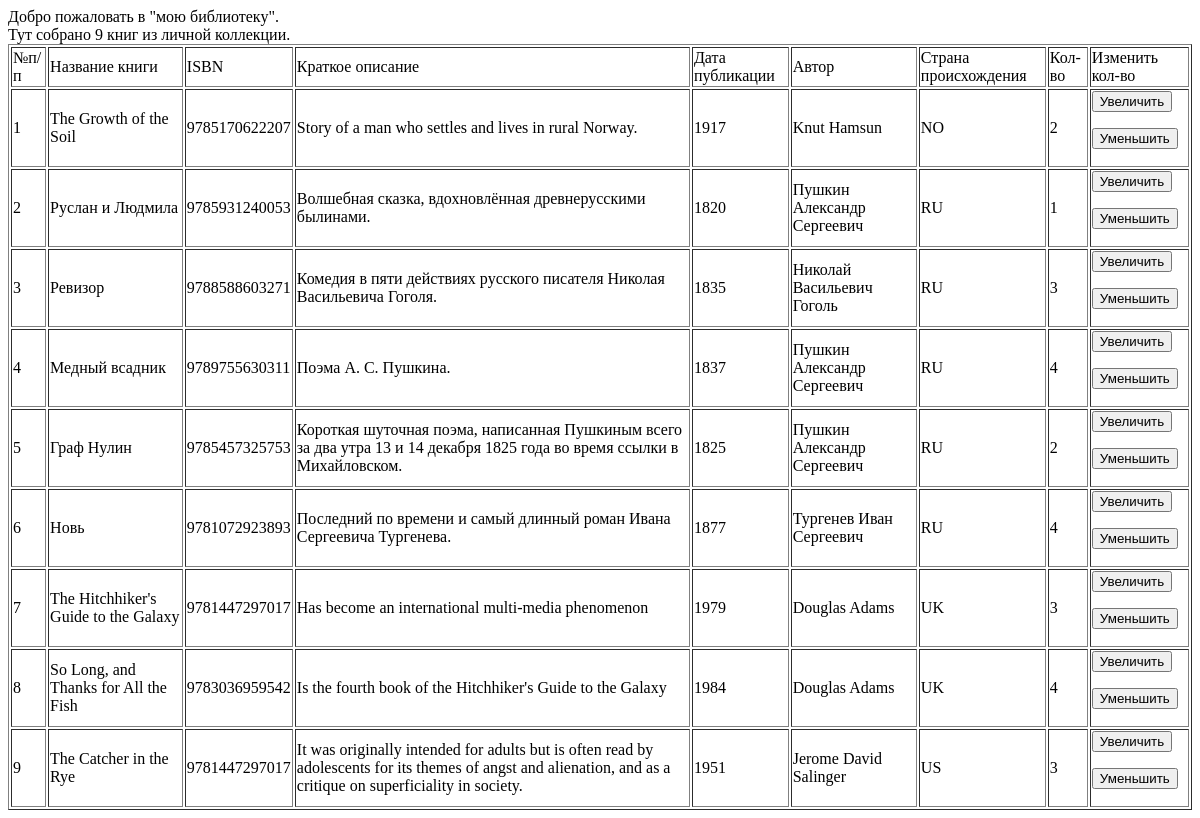
Before: /index/ with the older database file.
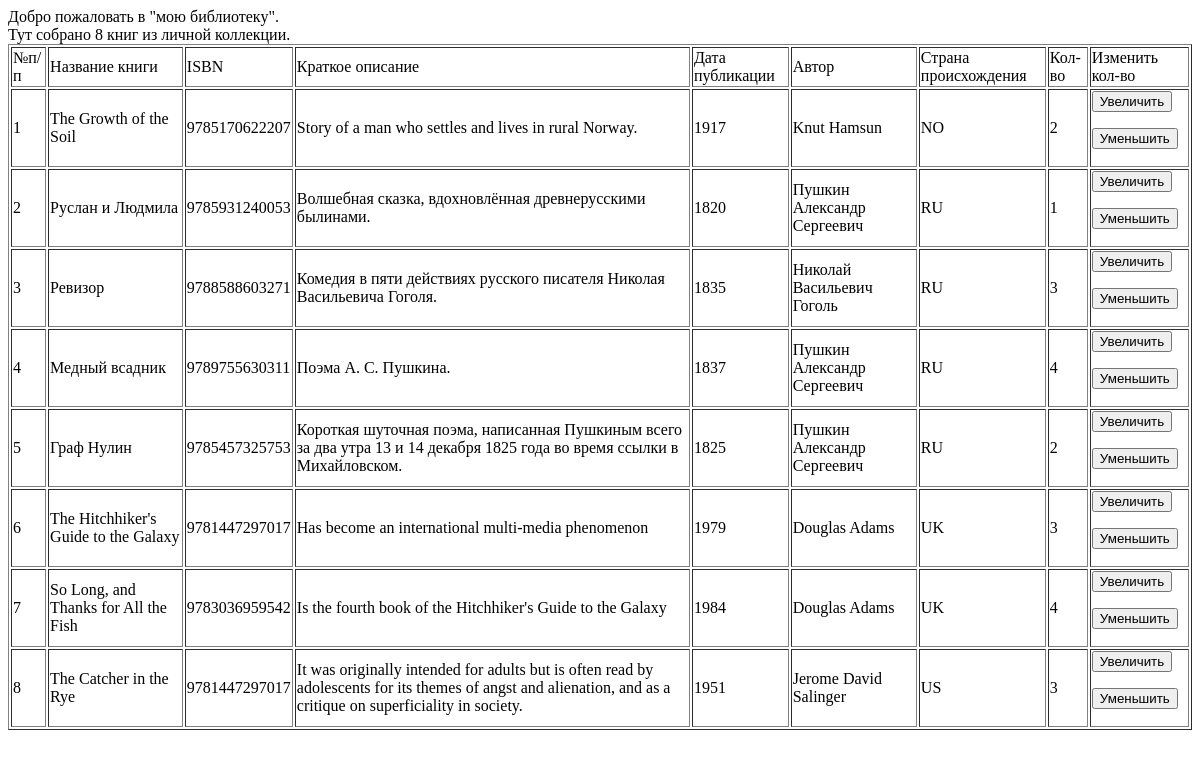
After: the same page with the newer database file.
### p_library/models.py (models this page shows, shortened)
class Book(models.Model):
    ISBN = models.CharField(max_length=13)
    title = models.TextField()
    description = models.TextField()
    publisher = models.ForeignKey(Publisher, on_delete=models.CASCADE, related_name="book_publisher", verbose_name= ("Издательство"))
    year_release = models.SmallIntegerField()
    author = models.ForeignKey(Author, on_delete=models.CASCADE, related_name="book_author")
    copy_count = models.PositiveSmallIntegerField(default=1)
    price = models.DecimalField(decimal_places=2, max_digits=8, default=0)
    class Meta:
        verbose_name = "Книга"
        verbose_name_plural = "Книги"

class Author(models.Model):
    full_name = models.TextField()
    birth_year = models.SmallIntegerField()
    country = models.CharField(max_length=2)
    class Meta:
        verbose_name = "Автор"
        verbose_name_plural = "Авторы"

### p_library/views.py (the view)
# urls.py: path('index/', views.index),
def index(request):
    template = loader.get_template('index.html')
    books = Book.objects.all()
    biblio_data = {
        "title": "мою библиотеку",
        "books": books,
    }
    return HttpResponse(template.render(biblio_data, request))

### p_library/templates/index.html (shortened to what this page needs)
Добро пожаловать в "{{ title }}".<br>
Тут собрано {{ books|length }} книг из личной коллекции.
<table border=1>
    <thead>
        <tr>
            <td>№п/п</td>
            <td>Название книги</td>
            <td>ISBN</td>
            <td>Краткое описание</td>
            <td>Дата публикации</td>
            <td>Автор</td>
            <td>Страна происхождения</td>
            <td>Кол-во</td>
            <td>Изменить кол-во</td>
        </tr>
    </thead>
    <tbody>
        {% for book in books %}
            <tr>
                <td>{{ forloop.counter }}</td>
                <td>{{ book.title }}</td>
                <td>{{ book.ISBN }}</td>
                <td>{{ book.description }}</td>
                <td>{{ book.year_release }}</td>
                <td>{{ book.author.full_name }}</td>
                <td>{{ book.author.country }}</td>
                <td>{{ book.copy_count }}</td>
                <td>
                    <form action="/index/book_increment/" method="post" enctype="multipart/form-data">
                        <input type="submit" value="Увеличить" />
                    </form>
                    <form action="/index/book_decrement/" method="post" enctype="multipart/form-data">
                        <input type="submit" value="Уменьшить" />
                    </form>
                </td>
            </tr>
        {% endfor %}
    </tbody>
</table>

Changed rows visible on the page:
removed Book: title "Новь", ISBN "9781072923893", description "Последний по времени и самый длинный роман Ивана Сергеевича Тургенева.", year_release "1877", author.full_name "Тургенев Иван Сергеевич", author.country "RU", copy_count "4"
Other visible differences:
{{ books|length }}: "9" → "8"
